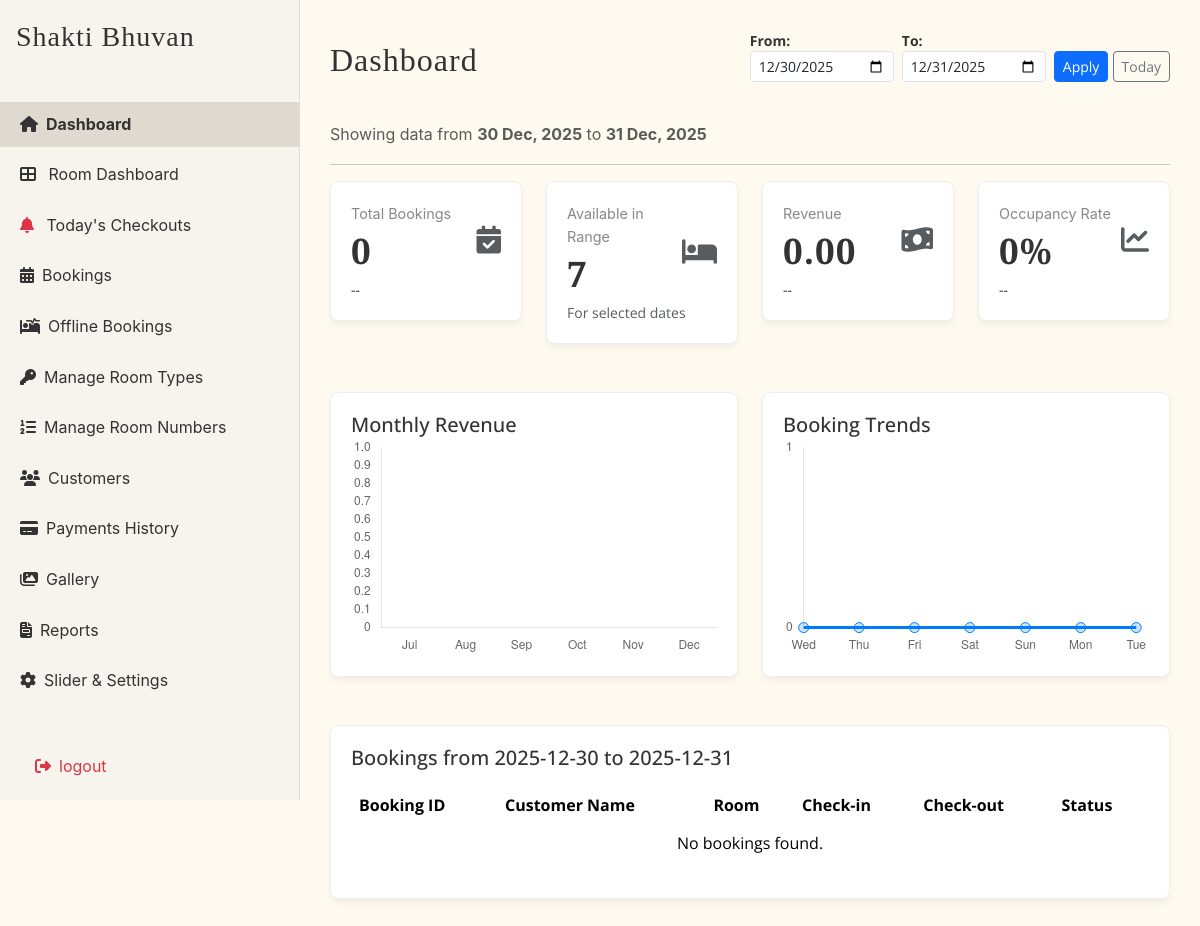
The page /admin_dashboard.php on the database as committed earlier.
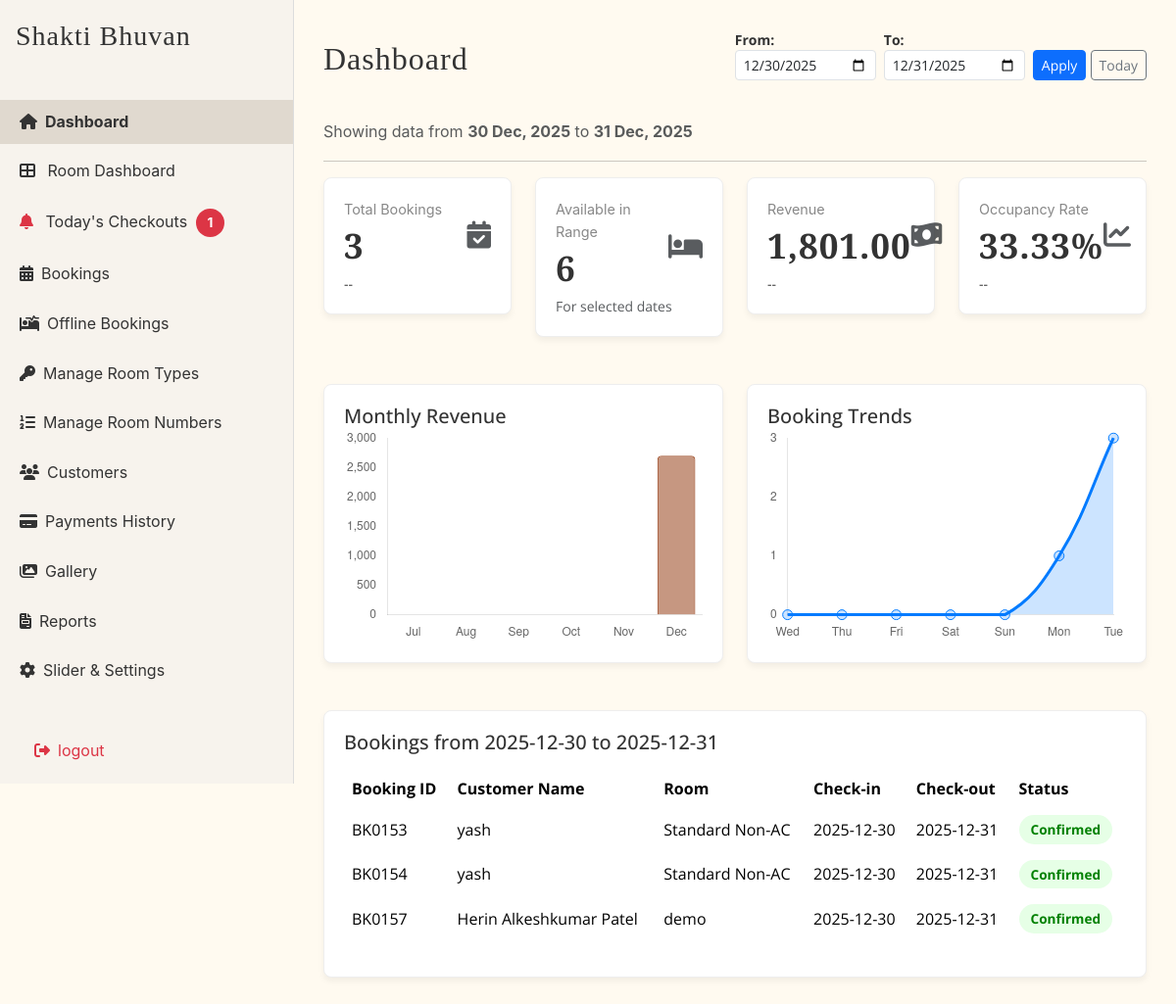
The same page on the database as committed later.
### tables this page shows
CREATE TABLE `bookings` (
  `id` int(11) NOT NULL,
  `customer_name` varchar(100) DEFAULT NULL,
  `phone` varchar(15) DEFAULT NULL,
  `email` varchar(100) DEFAULT NULL,
  `guests` int(11) DEFAULT 1,
  `room_id` int(11) DEFAULT NULL,
  `room_number` varchar(10) DEFAULT NULL,
  `checkin` date DEFAULT NULL,
  `checkout` date DEFAULT NULL,
  `total_price` decimal(10,2) DEFAULT NULL,
  `extra_bed_included` int(11) DEFAULT 0,
  `created_at` timestamp NOT NULL DEFAULT current_timestamp(),
  `status` enum('Confirmed','Pending','Checked-in','Checked-out','Cancelled') DEFAULT 'Pending',
  `payment_status` enum('Paid','Partial','Pending') DEFAULT 'Pending',
  `razorpay_id` varchar(50) DEFAULT NULL,
  `bank_rrn` varchar(100) DEFAULT NULL,
  `notes` text DEFAULT NULL,
  `auto_checkout_done` tinyint(1) DEFAULT 0,
  `num_rooms` int(11) DEFAULT 1
);

CREATE TABLE `rooms` (
  `id` int(11) NOT NULL,
  `name` varchar(255) NOT NULL,
  `description` text DEFAULT NULL,
  `price` decimal(10,2) DEFAULT NULL,
  `discount_price` decimal(10,2) DEFAULT NULL,
  `extra_bed_price` decimal(10,2) DEFAULT 0.00,
  `max_extra_beds` int(11) DEFAULT 0,
  `size` varchar(50) DEFAULT NULL,
  `bed_type` varchar(100) DEFAULT NULL,
  `guests` varchar(50) DEFAULT NULL,
  `floor` varchar(50) DEFAULT NULL,
  `rating` decimal(2,1) DEFAULT NULL,
  `reviews` int(11) DEFAULT NULL,
  `image` varchar(255) DEFAULT NULL,
  `ac_status` enum('AC','Non-AC') DEFAULT 'AC',
  `amenities` text DEFAULT NULL,
  `features` text DEFAULT NULL,
  `policies` text DEFAULT NULL,
  `created_at` timestamp NOT NULL DEFAULT current_timestamp(),
  `status` enum('Available','Occupied','Cleaning') DEFAULT 'Available'
);

### admin_dashboard.php (the view, shortened to what the rows shown need)
<?php
include 'db.php';
$start_date = $_GET['start_date'] ?? date('Y-m-d');
$end_date   = $_GET['end_date']   ?? date('Y-m-d', strtotime('+1 day'));
$recent_bookings = [];
$sql_recent_bookings = "
    SELECT b.id, b.customer_name, b.checkin, b.checkout, b.status, r.name AS room_name
    FROM bookings b
    JOIN rooms r ON b.room_id = r.id
    WHERE b.status NOT IN ('Cancelled')
    AND NOT (b.checkout <= '$start_date' OR b.checkin >= '$end_date')
    ORDER BY b.checkin ASC
";
$result_bookings = mysqli_query($conn, $sql_recent_bookings);
if ($result_bookings) {
    while ($row = mysqli_fetch_assoc($result_bookings)) {
        $recent_bookings[] = $row;
    }
}
?>
<!DOCTYPE html>
<html lang="en">
<head>
    <link href="https://cdn.jsdelivr.net/npm/bootstrap@5.3.3/dist/css/bootstrap.min.css" rel="stylesheet">
    <link rel="stylesheet" href="https://cdnjs.cloudflare.com/ajax/libs/font-awesome/6.4.0/css/all.min.css">
</head>
<body>
    <div class="main-content">
        <div id="dashboard-section" class="content-section">
            <div class="d-flex justify-content-between align-items-center mb-4">
                <h2>Dashboard</h2>
            </div>
            <div class="dashboard-card">
                <div class="table-responsive">
                    <table class="table table-borderless align-middle">
                        <thead>
                            <tr>
                                <th>Booking ID</th>
                                <th>Customer Name</th>
                                <th>Room</th>
                                <th>Check-in</th>
                                <th>Check-out</th>
                                <th>Status</th>
                            </tr>
                        </thead>
                        <tbody>
                            <?php if (count($recent_bookings) > 0): ?>
                            <?php foreach ($recent_bookings as $booking):
                            $status_class = strtolower(str_replace([' ', '-'], '', $booking['status']));
                        ?>
                            <tr>
                                <td>BK<?php echo str_pad($booking['id'], 4, '0', STR_PAD_LEFT); ?></td>
                                <td><?php echo htmlspecialchars($booking['customer_name']); ?></td>
                                <td><?php echo htmlspecialchars($booking['room_name']); ?></td>
                                <td><?php echo $booking['checkin']; ?></td>
                                <td><?php echo $booking['checkout']; ?></td>
                                <td><span
                                        class="badge rounded-pill status-<?php echo $status_class; ?> "><?php echo $booking['status']; ?></span>
                                </td>
                            </tr>
                            <?php endforeach; ?>
                            <?php else: ?>
                            <tr>
                                <td colspan="6" class="text-center">No bookings found.</td>
                            </tr>
                            <?php endif; ?>
                        </tbody>
                    </table>
                </div>
            </div>
        </div>
    </div>
</body>
</html>

Rows that differ between the two databases and show on the page:
added bookings: id "0153", customer_name "yash", room.name "Standard Non-AC", checkin "2025-12-30", checkout "2025-12-31", status "Confirmed"
added bookings: id "0154", customer_name "yash", room.name "Standard Non-AC", checkin "2025-12-30", checkout "2025-12-31", status "Confirmed"
added bookings: id "0157", customer_name "Herin Alkeshkumar Patel", room.name "demo", checkin "2025-12-30", checkout "2025-12-31", status "Confirmed"
Other text that changed with them:
$total_today_checkouts: (not shown) → "1"
$total_bookings: "0" → "3"
$available_rooms: "7" → "6"
$revenue_filtered: "0.00" → "1,801.00"
$occupancy_rate: "0" → "33.33"
chart data {{ $monthly_data_json }}: [0,0,0,0,0,0] → [0,0,0,0,0,"2701.00"]
chart data {{ $daily_data_json }}: ["0","0","0","0","0","0","0"] → ["0","0","0","0","0","1","3"]
text no longer shown: "No bookings found."
